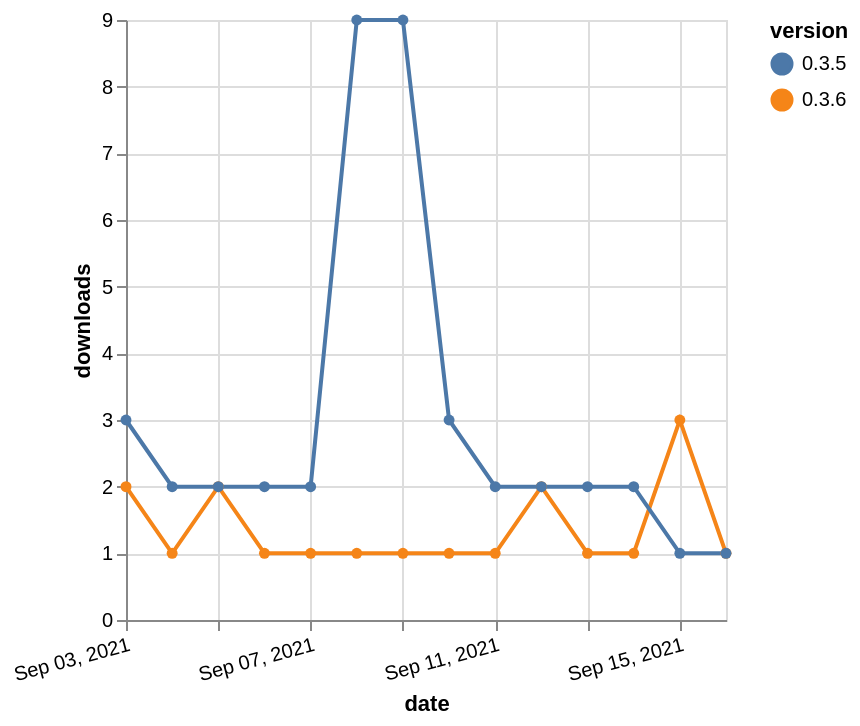

Describe this chart as a Vega-Lite specification.
### Vega-Lite specification from a JSON file in a GitHub repository (floating-point values rounded to 4 significant figures)
{"$schema": "https://vega.github.io/schema/vega-lite/v5.json", "description": "A simple bar chart with embedded data.", "data": {"values": [{"date": "2021-09-03", "total": 677, "delta": 2, "version": "0.3.6"}, {"date": "2021-09-04", "total": 678, "delta": 1, "version": "0.3.6"}, {"date": "2021-09-05", "total": 680, "delta": 2, "version": "0.3.6"}, {"date": "2021-09-06", "total": 681, "delta": 1, "version": "0.3.6"}, {"date": "2021-09-07", "total": 682, "delta": 1, "version": "0.3.6"}, {"date": "2021-09-08", "total": 683, "delta": 1, "version": "0.3.6"}, {"date": "2021-09-09", "total": 684, "delta": 1, "version": "0.3.6"}, {"date": "2021-09-10", "total": 685, "delta": 1, "version": "0.3.6"}, {"date": "2021-09-11", "total": 686, "delta": 1, "version": "0.3.6"}, {"date": "2021-09-12", "total": 688, "delta": 2, "version": "0.3.6"}, {"date": "2021-09-13", "total": 689, "delta": 1, "version": "0.3.6"}, {"date": "2021-09-14", "total": 690, "delta": 1, "version": "0.3.6"}, {"date": "2021-09-15", "total": 693, "delta": 3, "version": "0.3.6"}, {"date": "2021-09-16", "total": 694, "delta": 1, "version": "0.3.6"}, {"date": "2021-09-03", "total": 4886, "delta": 3, "version": "0.3.5"}, {"date": "2021-09-04", "total": 4888, "delta": 2, "version": "0.3.5"}, {"date": "2021-09-05", "total": 4890, "delta": 2, "version": "0.3.5"}, {"date": "2021-09-06", "total": 4892, "delta": 2, "version": "0.3.5"}, {"date": "2021-09-07", "total": 4894, "delta": 2, "version": "0.3.5"}, {"date": "2021-09-08", "total": 4903, "delta": 9, "version": "0.3.5"}, {"date": "2021-09-09", "total": 4912, "delta": 9, "version": "0.3.5"}, {"date": "2021-09-10", "total": 4915, "delta": 3, "version": "0.3.5"}, {"date": "2021-09-11", "total": 4917, "delta": 2, "version": "0.3.5"}, {"date": "2021-09-12", "total": 4919, "delta": 2, "version": "0.3.5"}, {"date": "2021-09-13", "total": 4921, "delta": 2, "version": "0.3.5"}, {"date": "2021-09-14", "total": 4923, "delta": 2, "version": "0.3.5"}, {"date": "2021-09-15", "total": 4924, "delta": 1, "version": "0.3.5"}, {"date": "2021-09-16", "total": 4925, "delta": 1, "version": "0.3.5"}]}, "width": "container", "mark": {"type": "line", "point": {"filled": true}}, "encoding": {"x": {"field": "date", "type": "temporal", "timeUnit": "yearmonthdate", "title": "date", "axis": {"labelAngle": -15}}, "y": {"field": "delta", "type": "quantitative", "title": "downloads"}, "color": {"field": "version", "type": "nominal"}, "tooltip": {"field": "delta"}}}
